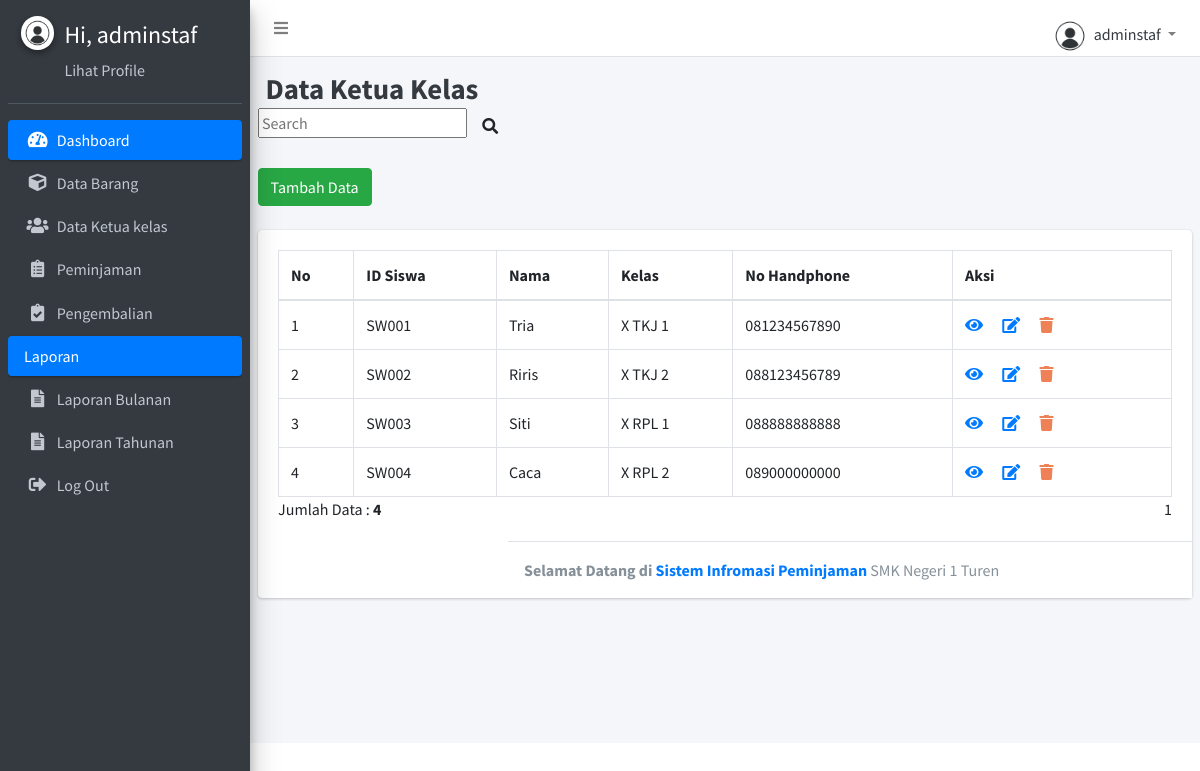
Page /siswa.php (signed in) on the committed database.
### tables this page shows
CREATE TABLE `siswa` (
  `IdSiswa` varchar(10) NOT NULL,
  `SwNama` varchar(50) NOT NULL,
  `SwKelas` varchar(10) NOT NULL,
  `SwNoHp` varchar(15) NOT NULL
);

### siswa.php (the view, shortened to what this page needs)
<?php
include'config.php';
?>
<!DOCTYPE html>
<html>
<head>
<?php include 'template/header.php';?>
<?php include 'template/sidebar.php';?>
  <div class="content-wrapper">
    <div class="content-header">
      <div class="container-fluid">
        <div class="row mb-2">
          <div class="col-sm-9">
            <h1 class="m-0 text-dark"><b>Data Ketua Kelas</b></h1>
          </div>
          <div class="form-inline">
            <div align="right">
            <div class="form-inline">
            <div align="right">
                <form method=post>
                    <input type="text" name="pencarian" placeholder="Search">
                        <button class="btn btn-navbar" type="submit">
                            <i class="fas fa-search"></i>
                        </button>
                </form>
            </div>
        </div>
            </div>
        </div>
        </div>
      </div>
    </div>
    <div class="col-sm-6">
        <a href="siswa-input.php" class="btn btn-success">Tambah Data</a>
	</div>
    <br>
    <section class="content">
      <div class="row">
        <div class="col-12">
          <div class="card">
            <div class="card-body">
              <table id="example2" class="table table-bordered table-hover">
                <thead>
                <tr>
                    <th>No</th>
                    <th>ID Siswa</th>
                    <th>Nama</th>
                    <th>Kelas</th>
                    <th>No Handphone</th>
                    <th>Aksi</th>
                </tr>
                </thead>
                <tbody>
            <?php
                $batas = 5;
                extract($_GET);
                if(empty($hal)) {
                    $posisi = 0;
                    $hal = 1;
                    $nomor = 1;
                }else {
                    $posisi = ($hal - 1) * $batas;
                    $nomor = $posisi+1;
                }
                if($_SERVER['REQUEST_METHOD'] == "POST") {
                    $pencarian = trim(mysqli_real_escape_string($conn, $_POST['pencarian']));
                    if($pencarian != "") {
                        $sql = "SELECT * FROM siswa WHERE IdSiswa LIKE '%$pencarian%'
                                OR IdSiswa LIKE '%$pencarian%'
                                OR SwNama LIKE '%$pencarian%'
                                OR SwKelas LIKE '%$pencarian%'";
                        $query = $sql;
                        $queryJml = $sql;
                    } else {
                        $query = "SELECT * FROM siswa LIMIT $posisi, $batas";
                        $queryJml = "SELECT * FROM siswa";
                        $no = $posisi * 1;
                    }
                }
                else {
                    $query = "SELECT * FROM siswa LIMIT $posisi, $batas";
                    $queryJml = "SELECT * FROM siswa";
                }
                $q_tampil_siswa = mysqli_query($conn, $query);
                if(mysqli_num_rows($q_tampil_siswa) > 0) {
                    while($r_tampil_siswa=mysqli_fetch_array($q_tampil_siswa)) {
            ?>
            <tr>
                <td><?php echo $nomor; ?></td>
                <td><?php echo $r_tampil_siswa['IdSiswa']; ?></td>
                <td><?php echo $r_tampil_siswa['SwNama']; ?></td>
                <td><?php echo $r_tampil_siswa['SwKelas']; ?></td>
                <td><?php echo $r_tampil_siswa['SwNoHp']; ?></td>
                <td>
                    <a href="siswa-detail.php?IdSiswa=<?php echo $r_tampil_siswa['IdSiswa'];?>"><i class="nav-icon fas fa-eye" title="Detail">&#xE254;</i></a>
                    <a href="siswa-edit.php?IdSiswa=<?php echo $r_tampil_siswa['IdSiswa'];?>"><i class="nav-icon fas fa-edit" title="Edit">&#xE254;</i></a>
					<a href="siswa-delete.php?IdSiswa=<?php echo $r_tampil_siswa['IdSiswa'];?>" onclick = "return confirm ('Apakah Anda Yakin Akan Menghapus Data Ini?')" class="tombol" style="color:#ef8157; font-weight:bold"><i class="nav-icon fas fa-trash" title="Delete">&#xE872;</i></a>
                </td>
            </tr>
            <?php
                        $nomor++;
                    }
                }
                else {
                    echo "<tr><td colspan=6>Data Tidak Ditemukan</td></tr>";
                }
            ?>
        </tbody>
    </table>
    <?php
    if(isset($_POST['pencarian'])) {
        if($_POST['pencarian']!='') {
            echo "<div style=\"float:left;\">";
            $jml = mysqli_num_rows(mysqli_query($conn, $queryJml));
            echo "Data Hasil Pencarian: <b>$jml</b>";
            echo "</div>";
        }
    } else {
    ?>
        <div style="float: left;">
        <?php
            $jml = mysqli_num_rows(mysqli_query($conn, $queryJml));
            echo "Jumlah Data : <b>$jml</b>";
        ?>
        </div>
        <div class="pagination" style="float: right;">
            <?php
                $jml_hal = ceil($jml / $batas);
                for($i = 1; $i <= $jml_hal; $i++) {
                    if($i != $hal) {
                        echo "<a href=\"?p=siswa&hal=$i\">$i</a>";
                    } else {
                        echo "<a class=\"active\">$i</a>";
                    }
                }
            ?>
        </div>
    <?php
    }
    ?>
          </div>
<?php include 'template/footer.php';?>
</body>
</html>

### rows in the picture
siswa: IdSiswa "SW001", SwNama "Tria", SwKelas "X TKJ 1", SwNoHp "081234567890"
siswa: IdSiswa "SW002", SwNama "Riris", SwKelas "X TKJ 2", SwNoHp "088123456789"
siswa: IdSiswa "SW003", SwNama "Siti", SwKelas "X RPL 1", SwNoHp "088888888888"
siswa: IdSiswa "SW004", SwNama "Caca", SwKelas "X RPL 2", SwNoHp "089000000000"

### other values in the picture
$_SESSION['username'] "adminstaf"
$jml "4"
